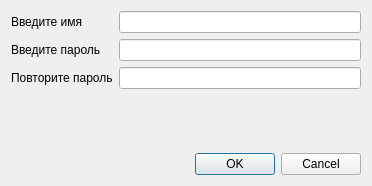
<?xml version="1.0" encoding="UTF-8"?>
<ui version="4.0">
 <class>new_user_window</class>
 <widget class="QWidget" name="new_user_window">
  <property name="geometry">
   <rect>
    <x>0</x>
    <y>0</y>
    <width>372</width>
    <height>186</height>
   </rect>
  </property>
  <property name="windowTitle">
   <string>Создание нового пользователя</string>
  </property>
  <layout class="QVBoxLayout" name="verticalLayout_2">
   <item>
    <layout class="QVBoxLayout" name="verticalLayout">
     <item>
      <layout class="QHBoxLayout" name="horizontalLayout_4">
       <item>
        <layout class="QVBoxLayout" name="verticalLayout_5">
         <item>
          <widget class="QLabel" name="new_user_message">
           <property name="text">
            <string>Введите имя</string>
           </property>
          </widget>
         </item>
         <item>
          <widget class="QLabel" name="psw1_message">
           <property name="text">
            <string>Введите пароль</string>
           </property>
          </widget>
         </item>
         <item>
          <widget class="QLabel" name="psw2_message">
           <property name="text">
            <string>Повторите пароль</string>
           </property>
          </widget>
         </item>
        </layout>
       </item>
       <item>
        <layout class="QVBoxLayout" name="verticalLayout_4">
         <item>
          <widget class="QLineEdit" name="new_user_name"/>
         </item>
         <item>
          <widget class="QLineEdit" name="psw1_input">
           <property name="echoMode">
            <enum>QLineEdit::Password</enum>
           </property>
          </widget>
         </item>
         <item>
          <widget class="QLineEdit" name="psw2_input">
           <property name="echoMode">
            <enum>QLineEdit::Password</enum>
           </property>
          </widget>
         </item>
        </layout>
       </item>
      </layout>
     </item>
     <item>
      <widget class="QLabel" name="error_message">
       <property name="text">
        <string/>
       </property>
       <property name="textFormat">
        <enum>Qt::RichText</enum>
       </property>
       <property name="alignment">
        <set>Qt::AlignCenter</set>
       </property>
      </widget>
     </item>
     <item>
      <widget class="QDialogButtonBox" name="buttonBox">
       <property name="standardButtons">
        <set>QDialogButtonBox::Cancel|QDialogButtonBox::Ok</set>
       </property>
      </widget>
     </item>
    </layout>
   </item>
  </layout>
 </widget>
 <resources/>
 <connections/>
</ui>
